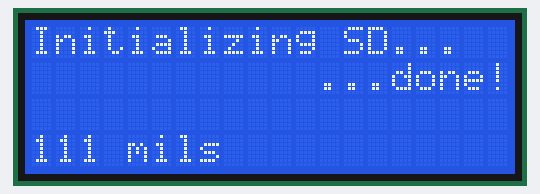
Bench run of a sketch on a simulated Arduino Uno, built with avr-gcc and run on an emulated ATmega328P. On the bench: 20×4 character LCD. Storage starts empty; what the sketch prints to the serial monitor is not drawn.

Above: at 0.2 s.
At 5.2 s:
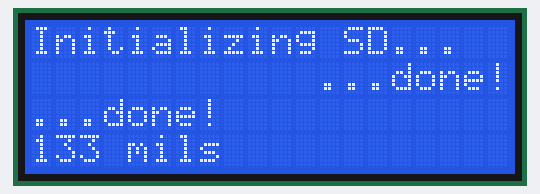
At 10.2 s:
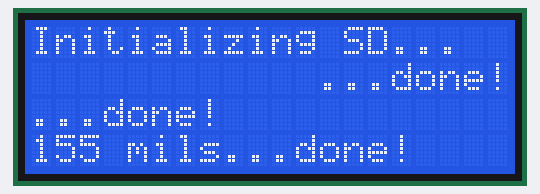

Measured:
- what the display in image 1 shows lasts 5.1 s, from 5.1 s to 10.2 s

The sketch:

SaltyScoreboard.ino
```cpp
/*
  CS - 10
  MOSI - 11
  MISO - 12
  SCK - 13
  SDA - A4
  SCL - A5
*/

#include <Arduino.h>
//#include <PlayData.h>
#include <TimerThing.h>
#include <SD.h>
#include <SPI.h>
#include <string.h>
#include <LiquidCrystal_I2C.h>
#include <Wire.h>

#define CS_PIN 10
//Declare objects and variables
int P1 = 1;
int P2 = 2;
int C1 = 4;
int C2 = 6;
int delayTime = 5000;
const char *PNAMES = {"names.txt"};
const char *CNAMES = {"chars.txt"};
char playerNames[91];
//char *playerNames[91]; //Create container for player names
char charNames[157]; //Create container for character names

TimerThing timer;
File myFile;
LiquidCrystal_I2C lcd(0x27,2,1,0,4,5,6,7);


//Printing Strings from pointers
void printString(char *str){
  const char *p;
  p = str;
  while(*p){
    Serial.print(*p);
    p++;
  }
}


void setup(){
  timer.start();
  Serial.begin(9600);
  while(!Serial){ //wait for Serial communication to begin
                  //delete when going headless
  }

  lcd.begin(20,4);
  lcd.setBacklightPin(3,POSITIVE);
  lcd.setBacklight(HIGH);
  lcd.home();

  Serial.print("PlayData -- Initializing SD card...");
  lcd.print("Initializing SD...");
  if(!SD.begin(CS_PIN)){
    Serial.println("Initialization failed!");
    lcd.setCursor(0,1);
    lcd.print("Initialization failed!");
    return;
  }
  Serial.println("...Initialization done!");
  lcd.setCursor(12,1);
  lcd.print("...done!");
  unsigned int t_lap1 = timer.lap();
  lcd.setCursor(0,3);
  lcd.print(t_lap1);
  lcd.print(" mils");
  delay(delayTime);

  //Retrieve Player Names
  myFile = SD.open(PNAMES, FILE_READ);  //PNAMES defined above for ease change
  if (myFile){
    lcd.clear();
    Serial.print("Reading names.txt...");
    lcd.home();
    lcd.print("Reading...");
    lcd.setCursor(0,1);
    lcd.print("names.txt...");

    for (unsigned int i = 0; i < myFile.size();i++){
      playerNames[i] = char(myFile.read());
      if (playerNames[i] == '0'){
        if (char(myFile.read()) == '0'){
          if (char(myFile.read()) == '0'){
            for(unsigned int j = 0;j < i; j++){
              //Serial.print(playerNames[j]);
            }
            break;
          }
        }
      }
    }
  }
  myFile.close();
  Serial.println("...done!");
  lcd.setCursor(0,2);
  lcd.print("...done!");
  unsigned long t_lap2 = timer.lap();
  lcd.setCursor(0,3);
  lcd.print(t_lap2-delayTime);
  lcd.print(" mils");
  delay(delayTime);

   //finished retrieving player names

   //Retrieve Character names
   myFile = SD.open(CNAMES, FILE_READ);  //PNAMES defined above for ease change
   if (myFile){
    lcd.clear();
    Serial.print("Reading chars.txt...");
    lcd.home();
    lcd.print("Reading...");
    lcd.setCursor(0,1);
    lcd.print("chars.txt...");
    lcd.setCursor(0,2);
     for (unsigned int i = 0; i < myFile.size();i++){
       charNames[i] = char(myFile.read());
       //Serial.print(charNames[i]);
     }
    }
    myFile.close();
    Serial.println("...done!");
    lcd.print("...done!");
    unsigned long t_lap3 = timer.lap();
    lcd.setCursor(0,3);
    lcd.print(t_lap3-2*delayTime);
    lcd.print(" mils");
    delay(delayTime);
    //lcd.clear();
    //Finished retrieving char names

    //Version Screen


  } //end of setup


  //Show Loading Screen with Version # for debug purposes


  //Display Singles Screen


//Define functions


//Read SD card to collect char and player names >> Load into memory


void loop(){
  //AKA Main()


//if singlesScreen >>

}
```
